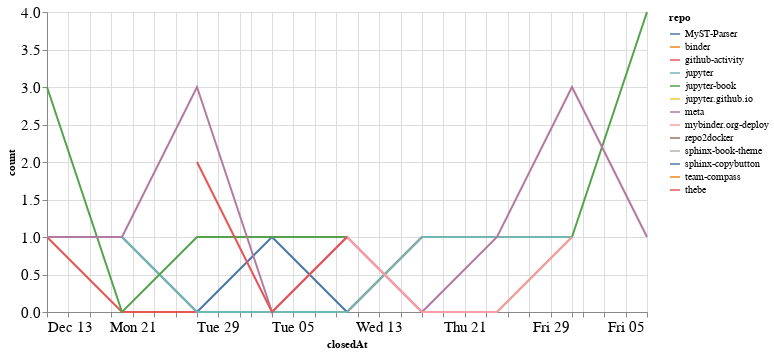

Notebook code for this chart:
### Code cell
closed_by_time = closed_by.groupby('repo').resample('W', on='closedAt').count()['author'].reset_index()
closed_by_time = closed_by_time.rename(columns={'author': 'count'})

alt.Chart(closed_by_time, width=600).mark_line().encode(
    x='closedAt',
    y='count',
    color='repo',
    tooltip="repo"
)

### Figure 1 — Vega-Lite specification as saved in the notebook (floating-point values rounded to 4 significant figures)
{"config": {"axisLeft": {"labelFontSize": 15}, "axisBottom": {"labelFontSize": 15}}, "data": {"name": "data-59af4bb19429f5158142e66723e2d50a"}, "mark": "line", "encoding": {"color": {"type": "nominal", "field": "repo"}, "tooltip": {"type": "nominal", "field": "repo"}, "x": {"type": "temporal", "field": "closedAt"}, "y": {"type": "quantitative", "field": "count"}}, "width": 600, "$schema": "https://vega.github.io/schema/vega-lite/v4.8.1.json", "datasets": {"data-59af4bb19429f5158142e66723e2d50a": [{"repo": "MyST-Parser", "closedAt": "2020-12-20T00:00:00", "count": 1}, {"repo": "MyST-Parser", "closedAt": "2020-12-27T00:00:00", "count": 0}, {"repo": "MyST-Parser", "closedAt": "2021-01-03T00:00:00", "count": 1}, {"repo": "MyST-Parser", "closedAt": "2021-01-10T00:00:00", "count": 0}, {"repo": "MyST-Parser", "closedAt": "2021-01-17T00:00:00", "count": 1}, {"repo": "binder", "closedAt": "2021-01-31T00:00:00", "count": 1}, {"repo": "github-activity", "closedAt": "2020-12-13T00:00:00", "count": 1}, {"repo": "github-activity", "closedAt": "2020-12-20T00:00:00", "count": 0}, {"repo": "github-activity", "closedAt": "2020-12-27T00:00:00", "count": 0}, {"repo": "github-activity", "closedAt": "2021-01-03T00:00:00", "count": 0}, {"repo": "github-activity", "closedAt": "2021-01-10T00:00:00", "count": 0}, {"repo": "github-activity", "closedAt": "2021-01-17T00:00:00", "count": 1}, {"repo": "jupyter", "closedAt": "2020-12-20T00:00:00", "count": 1}, {"repo": "jupyter", "closedAt": "2020-12-27T00:00:00", "count": 0}, {"repo": "jupyter", "closedAt": "2021-01-03T00:00:00", "count": 0}, {"repo": "jupyter", "closedAt": "2021-01-10T00:00:00", "count": 0}, {"repo": "jupyter", "closedAt": "2021-01-17T00:00:00", "count": 1}, {"repo": "jupyter", "closedAt": "2021-01-24T00:00:00", "count": 1}, {"repo": "jupyter", "closedAt": "2021-01-31T00:00:00", "count": 1}, {"repo": "jupyter-book", "closedAt": "2020-12-13T00:00:00", "count": 3}, {"repo": "jupyter-book", "closedAt": "2020-12-20T00:00:00", "count": 0}, {"repo": "jupyter-book", "closedAt": "2020-12-27T00:00:00", "count": 1}, {"repo": "jupyter-book", "closedAt": "2021-01-03T00:00:00", "count": 1}, {"repo": "jupyter-book", "closedAt": "2021-01-10T00:00:00", "count": 1}, {"repo": "jupyter-book", "closedAt": "2021-01-17T00:00:00", "count": 0}, {"repo": "jupyter-book", "closedAt": "2021-01-24T00:00:00", "count": 0}, {"repo": "jupyter-book", "closedAt": "2021-01-31T00:00:00", "count": 1}, {"repo": "jupyter-book", "closedAt": "2021-02-07T00:00:00", "count": 4}, {"repo": "jupyter.github.io", "closedAt": "2021-02-07T00:00:00", "count": 1}, {"repo": "meta", "closedAt": "2020-12-13T00:00:00", "count": 1}, {"repo": "meta", "closedAt": "2020-12-20T00:00:00", "count": 1}, {"repo": "meta", "closedAt": "2020-12-27T00:00:00", "count": 3}, {"repo": "meta", "closedAt": "2021-01-03T00:00:00", "count": 0}, {"repo": "meta", "closedAt": "2021-01-10T00:00:00", "count": 1}, {"repo": "meta", "closedAt": "2021-01-17T00:00:00", "count": 0}, {"repo": "meta", "closedAt": "2021-01-24T00:00:00", "count": 1}, {"repo": "meta", "closedAt": "2021-01-31T00:00:00", "count": 3}, {"repo": "meta", "closedAt": "2021-02-07T00:00:00", "count": 1}, {"repo": "mybinder.org-deploy", "closedAt": "2021-01-10T00:00:00", "count": 1}, {"repo": "mybinder.org-deploy", "closedAt": "2021-01-17T00:00:00", "count": 0}, {"repo": "mybinder.org-deploy", "closedAt": "2021-01-24T00:00:00", "count": 0}, {"repo": "mybinder.org-deploy", "closedAt": "2021-01-31T00:00:00", "count": 1}, {"repo": "repo2docker", "closedAt": "2021-01-24T00:00:00", "count": 1}, {"repo": "sphinx-book-theme", "closedAt": "2021-01-24T00:00:00", "count": 1}, {"repo": "sphinx-copybutton", "closedAt": "2021-01-03T00:00:00", "count": 1}, {"repo": "team-compass", "closedAt": "2020-12-20T00:00:00", "count": 1}, {"repo": "thebe", "closedAt": "2020-12-27T00:00:00", "count": 2}, {"repo": "thebe", "closedAt": "2021-01-03T00:00:00", "count": 0}, {"repo": "thebe", "closedAt": "2021-01-10T00:00:00", "count": 1}]}}
